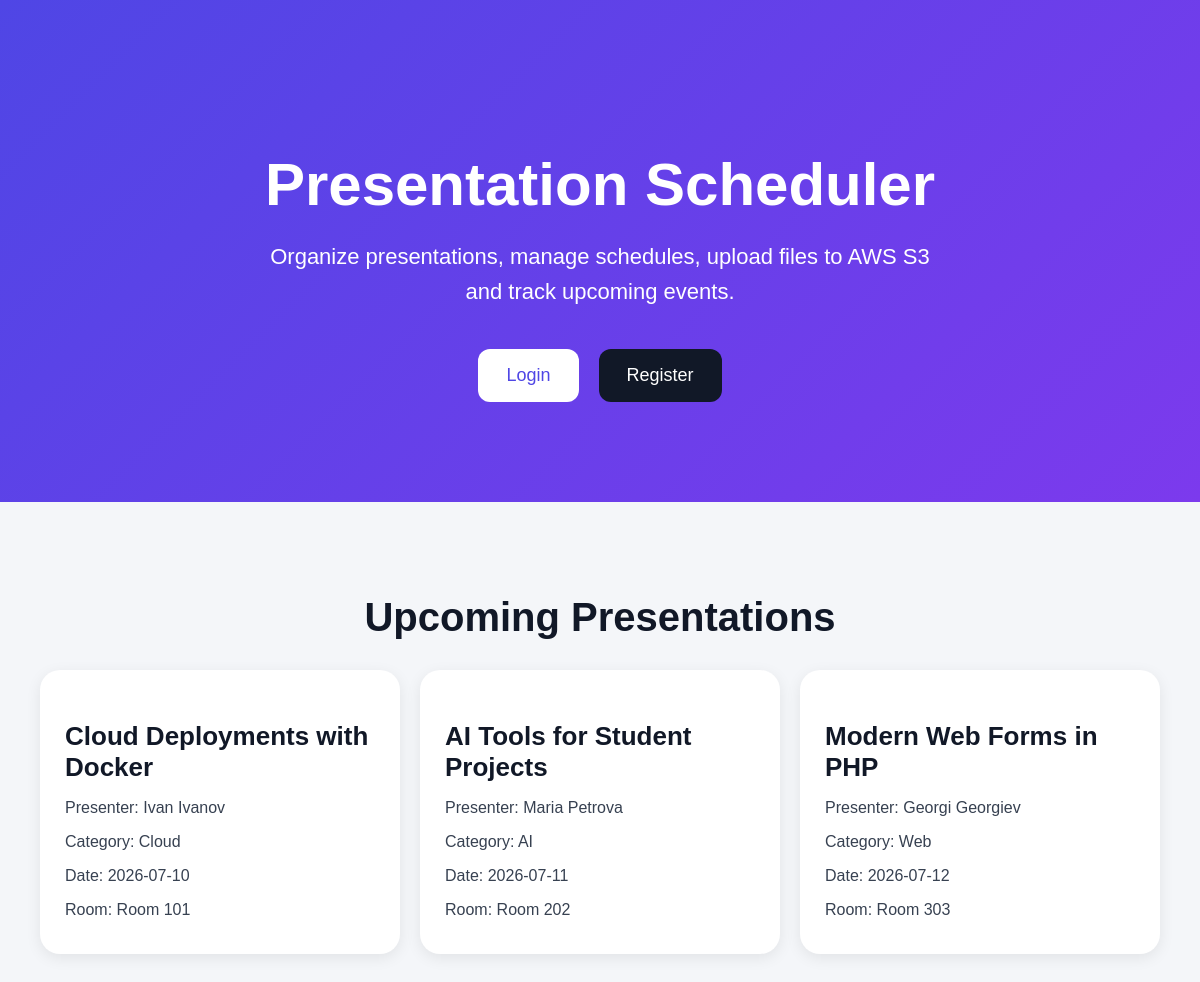
The page / on the database its author committed.
### tables this page shows
CREATE TABLE presentations (
    id INT AUTO_INCREMENT PRIMARY KEY,

    title VARCHAR(255),
    description TEXT,

    presenter VARCHAR(100),
    category VARCHAR(100),

    presentation_date DATE,

    start_time TIME,
    end_time TIME,

    room VARCHAR(50),

    file_url TEXT,
    s3_key TEXT,

    status VARCHAR(20) DEFAULT 'upcoming',

    created_at TIMESTAMP DEFAULT CURRENT_TIMESTAMP
);

### index.php (the view, shortened to what this page needs)
<?php
require_once "config/db.php";
$sql = "
SELECT *
FROM presentations
WHERE presentation_date >= CURDATE()
ORDER BY presentation_date ASC
LIMIT 3
";
$stmt = $pdo->query($sql);
$presentations = $stmt->fetchAll(PDO::FETCH_ASSOC);
?>
<!DOCTYPE html>
<html lang="en">
<head>
</head>
<body>
    <section class="hero">
        <h1>
            Presentation Scheduler
        </h1>
        <p>
            Organize presentations, manage schedules,
            upload files to AWS S3 and track upcoming events.
        </p>
        <div class="hero-buttons">
            <a
                href="pages/login.php"
                class="btn login-btn"
            >
                Login
            </a>
            <a
                href="pages/register.php"
                class="btn register-btn"
            >
                Register
            </a>
        </div>
    </section>
    <section class="section">
        <h2 class="section-title">
            Upcoming Presentations
        </h2>
        <div class="cards">
            <?php foreach ($presentations as $presentation): ?>
                <div class="card">
                    <h3>
                        <?php echo htmlspecialchars($presentation["title"]); ?>
                    </h3>
                    <p class="info">
                        Presenter:
                        <?php echo htmlspecialchars($presentation["presenter"]); ?>
                    </p>
                    <p class="info">
                        Category:
                        <?php echo htmlspecialchars($presentation["category"]); ?>
                    </p>
                    <p class="info">
                        Date:
                        <?php echo $presentation["presentation_date"]; ?>
                    </p>
                    <p class="info">
                        Room:
                        <?php echo htmlspecialchars($presentation["room"]); ?>
                    </p>
                </div>
            <?php endforeach; ?>
        </div>
    </section>
</body>
</html>

### index.php (style rules this page uses)
body { margin:0; font-family:Arial,sans-serif; background:#f4f6f9; color:#111827; }
.hero { background:linear-gradient(135deg,#4f46e5,#7c3aed); color:white; padding:100px 40px; text-align:center; }
.hero h1 { font-size:60px; margin-bottom:20px; }
.hero p { font-size:22px; max-width:700px; margin:auto; margin-bottom:40px; line-height:1.6; }
.hero-buttons { display:flex; justify-content:center; gap:20px; flex-wrap:wrap; }
.btn { padding:16px 28px; border-radius:12px; text-decoration:none; font-size:18px; transition:0.3s; }
.login-btn { background:white; color:#4f46e5; }
.register-btn { background:#111827; color:white; }
.section { padding:60px 40px; }
.section-title { font-size:40px; margin-bottom:30px; text-align:center; }
.cards { display:grid; grid-template-columns:repeat(auto-fill,minmax(320px,1fr)); gap:20px; }
.card { background:white; padding:25px; border-radius:20px; box-shadow:0 4px 15px rgba(0,0,0,0.08); }
.card h3 { font-size:26px; margin-bottom:10px; }
.info { margin-bottom:10px; color:#374151; }

### rows shown on the page
presentations: title "Cloud Deployments with Docker", presenter "Ivan Ivanov", category "Cloud", presentation_date "2026-07-10", room "Room 101"
presentations: title "AI Tools for Student Projects", presenter "Maria Petrova", category "AI", presentation_date "2026-07-11", room "Room 202"
presentations: title "Modern Web Forms in PHP", presenter "Georgi Georgiev", category "Web", presentation_date "2026-07-12", room "Room 303"
